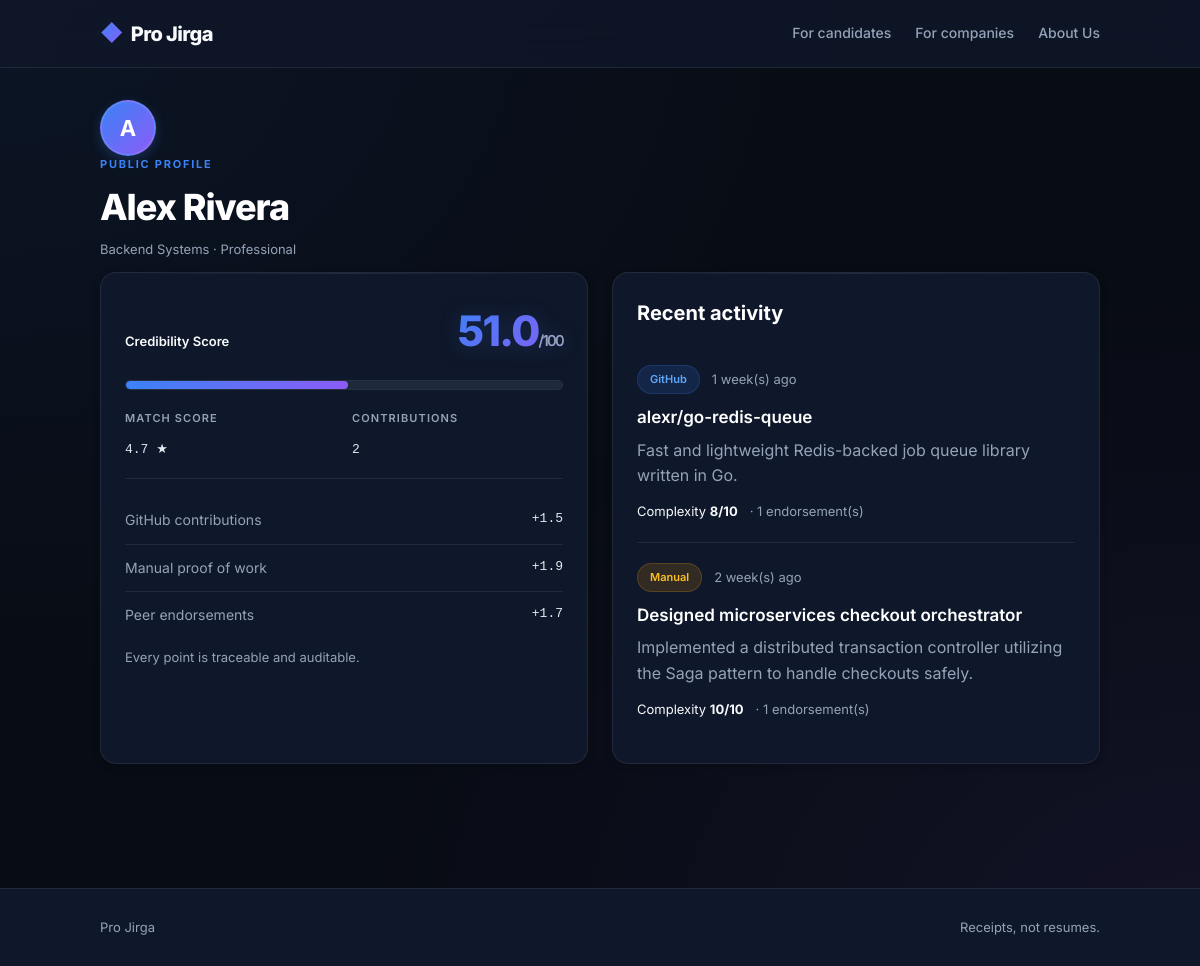
Page /profile/alexr on the committed database.
### tables this page shows
CREATE TABLE user (
        id INTEGER PRIMARY KEY AUTOINCREMENT,
        name TEXT NOT NULL,
        email TEXT UNIQUE NOT NULL,
        email_verified INTEGER DEFAULT 0,
        user_type TEXT NOT NULL,
        field TEXT NOT NULL,
        github_username TEXT,
        credibility_score REAL DEFAULT 0,
        match_score REAL DEFAULT 0,
        created_at TEXT NOT NULL
    );

CREATE TABLE contribution (
        id INTEGER PRIMARY KEY AUTOINCREMENT,
        user_id INTEGER NOT NULL,
        title TEXT NOT NULL,
        description TEXT,
        proof_type TEXT DEFAULT 'manual',
        complexity_weight REAL DEFAULT 1.0,
        created_at TEXT NOT NULL,
        FOREIGN KEY (user_id) REFERENCES user (id)
    );

### Backend/app.py (the view)
@app.route("/profile/<username>", methods=["GET"])
def profile(username):
    user = find_user_by_slug(username)
    if not user:
        abort(404)
    contributions = get_user_contributions(user["id"])
    breakdown = credibility_breakdown(user["id"])
    user_data = dict(user)
    user_data["credibility_breakdown"] = breakdown
    is_own = get_current_user() and get_current_user()["id"] == user["id"]
    return render_template(
        "dashboard.html",
        user=user_data,
        contributions=contributions,
        is_profile=True,
        is_own=is_own,
        profile_slug=user_slug(user),
    )

### Backend/app.py (called while the page is built, shortened)
def get_db():
    if "db" not in g:
        g.db = sqlite3.connect(DB_PATH)
        g.db.row_factory = sqlite3.Row
    return g.db

def normalized_credibility(score):
    return min(100, round(float(score or 0) * 10, 1))

def time_ago(iso_str):
    try:
        dt = datetime.fromisoformat(iso_str.replace("Z", "+00:00").split("+")[0])
        delta = datetime.utcnow() - dt
        days = delta.days
        if days == 0:
            hours = delta.seconds // 3600
            if hours == 0:
                return "Just now"
            return f"{hours}h ago"
        if days == 1:
            return "1 day ago"
        if days < 7:
            return f"{days} days ago"
        if days < 30:
            return f"{days // 7} week(s) ago"
        return f"{days // 30} month(s) ago"
    except (ValueError, TypeError):
        return "Recently"

def get_current_user():
    user_id = session.get("user_id")
    if not user_id:
        return None
    return get_db().execute("SELECT * FROM user WHERE id = ?", (user_id,)).fetchone()

@app.context_processor
def inject_globals():
    user = get_current_user()
    return {
        "current_user": user,
        "normalized_credibility": normalized_credibility,
        "time_ago": time_ago,
    }

def find_user_by_slug(slug):
    db = get_db()
    user = db.execute("SELECT * FROM user WHERE github_username = ?", (slug,)).fetchone()
    if user:
        return user

def user_slug(user):
    return user["github_username"] or user["email"].split("@")[0]

def get_user_contributions(user_id):
    db = get_db()
    rows = db.execute(
        "SELECT * FROM contribution WHERE user_id = ? ORDER BY created_at DESC", (user_id,)
    ).fetchall()
    result = []
    for c in rows:
        confirmed = db.execute(
            "SELECT COUNT(*) FROM endorsement WHERE contribution_id = ? AND confirmed = 1",
            (c["id"],),
        ).fetchone()[0]
        result.append({
            "id": c["id"],
            "title": c["title"],
            "description": c["description"] or "",
            "source": "GitHub" if c["proof_type"] == "github" else "Manual",
            "timestamp": time_ago(c["created_at"]),
            "complexity_score": min(10, max(1, round(c["complexity_weight"] * 5))),
            "confirmed_endorsements": confirmed,
        })
    return result

### Frontend/templates/dashboard.html (shortened to what this page needs)
{% extends "base.html" %}
{% block content %}
<section class="dashboard">
  <header class="page-head">
    <div class="profile-head">
      <div class="avatar">{{ user.name[0]|upper }}</div>
      <div>
        <p class="eyebrow">{% if is_profile and not is_own %}Public profile{% elif is_profile %}Your profile{% else %}Welcome back{% endif %}</p>
        <h1>{{ user.name }}</h1>
        <p class="muted small">{{ user.field }} · {{ user.user_type|replace('_', ' ')|title }}</p>
      </div>
    </div>
  </header>
  <div class="grid-2">
    <article class="card score-card">
      {% set score = normalized_credibility(user.credibility_score) %}
      <div class="score-head">
        <span class="label">Credibility Score</span>
        <span class="score-value">{{ score }}<span class="score-max">/100</span></span>
      </div>
      <div class="score-bar">
        <div class="score-fill" style="width: {{ score }}%"></div>
      </div>
      <div class="score-meta">
        <div class="score-stat">
          <span class="label small">Match score</span>
          <span class="mono">{{ "%.1f"|format(user.match_score or 0) }} ★</span>
        </div>
        <div class="score-stat">
          <span class="label small">Contributions</span>
          <span class="mono">{{ contributions|length }}</span>
        </div>
      </div>
      <ul class="breakdown">
        {% for item in user.credibility_breakdown %}
        <li>
          <span>{{ item.label }}</span>
          <span class="mono">{{ item.value }}</span>
        </li>
        {% endfor %}
      </ul>
      <p class="hint">Every point is traceable and auditable.</p>
    </article>
    <article class="card">
      <h2 class="card-title">Recent activity</h2>
      {% if contributions %}
      <ul class="timeline">
        {% for c in contributions %}
        <li class="timeline-item">
          <div class="timeline-meta">
            <span class="tag tag-{{ c.source|lower }}">{{ c.source }}</span>
            <span class="muted small">{{ c.timestamp }}</span>
          </div>
          <h3>{{ c.title }}</h3>
          {% if c.description %}
          <p class="muted">{{ c.description }}</p>
          {% endif %}
          <div class="timeline-footer">
            <span class="small">Complexity <strong>{{ c.complexity_score }}/10</strong></span>
            {% if c.confirmed_endorsements %}
            <span class="small muted">· {{ c.confirmed_endorsements }} endorsement(s)</span>
            {% endif %}
          </div>
        </li>
        {% endfor %}
      </ul>
      {% endif %}
    </article>
  </div>
</section>
{% endblock %}

### rows in the picture
user: name "A", name "Alex Rivera", field "Backend Systems", user_type "Professional", match_score "4.7"
contribution: source "GitHub", timestamp "1 week(s) ago", title "alexr/go-redis-queue", description "Fast and lightweight Redis-backed job queue library written in Go.", complexity_score "8", confirmed_endorsements "1"
contribution: source "Manual", timestamp "2 week(s) ago", title "Designed microservices checkout orchestrator", description "Implemented a distributed transaction controller utilizing the Saga pattern to handle checkouts safely.", complexity_score "10", confirmed_endorsements "1"

### other values in the picture
{{ score }} "51.0"
{{ contributions|length }} "2"
{{ item.label }} "GitHub contributions" "Manual proof of work" "Peer endorsements"
{{ item.value }} "+1.5" "+1.9" "+1.7"
